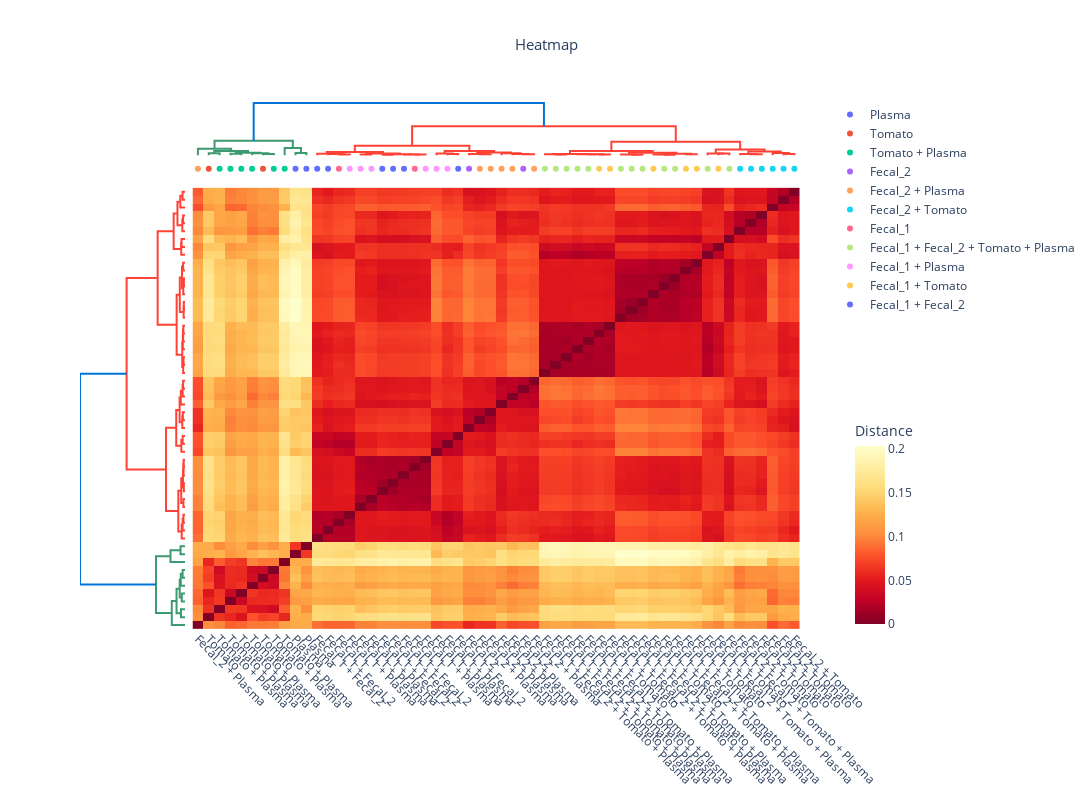

Source (notebook cell):
### Code cell
df_meta_sub = df_meta[df_meta['Triplicate_number'] == 1]

memo.plot_heatmap(
    matrix= memo_qe.memo_matrix,
    df_metadata=df_meta_sub,
    filename_col = 'Filename',
    group_col = 'contains',
    plotly_discrete_cm = px.colors.qualitative.Plotly,
    linkage_method='ward',
    linkage_metric = 'euclidean',
    heatmap_metric = 'braycurtis',
    norm = False,
    scaling= False
)

### Figure 1 — Plotly figure (JSON) as saved in the notebook; plotly's stock layout.template omitted (floating-point values rounded to 4 significant figures; data arrays with more than 128 entries replaced by an {"elided": "..."} marker saying what was removed)
{"data": [{"hoverinfo": "text", "marker": {"color": "rgb(61,153,112)"}, "mode": "lines", "showlegend": false, "type": "scatter", "x": [15, 15, 25, 25], "xaxis": "x", "y": [0, 473.1, 473.1, 0], "yaxis": "y2"}, {"hoverinfo": "text", "marker": {"color": "rgb(61,153,112)"}, "mode": "lines", "showlegend": false, "type": "scatter", "x": [35, 35, 45, 45], "xaxis": "x", "y": [0, 383.6, 383.6, 0], "yaxis": "y2"}, {"hoverinfo": "text", "marker": {"color": "rgb(61,153,112)"}, "mode": "lines", "showlegend": false, "type": "scatter", "x": [65, 65, 75, 75], "xaxis": "x", "y": [0, 280.4, 280.4, 0], "yaxis": "y2"}, {"hoverinfo": "text", "marker": {"color": "rgb(61,153,112)"}, "mode": "lines", "showlegend": false, "type": "scatter", "x": [55, 55, 70, 70], "xaxis": "x", "y": [0, 502.8, 502.8, 280.4], "yaxis": "y2"}, {"hoverinfo": "text", "marker": {"color": "rgb(61,153,112)"}, "mode": "lines", "showlegend": false, "type": "scatter", "x": [40, 40, 62.5, 62.5], "xaxis": "x", "y": [383.6, 626.6, 626.6, 502.8], "yaxis": "y2"}, {"hoverinfo": "text", "marker": {"color": "rgb(61,153,112)"}, "mode": "lines", "showlegend": false, "type": "scatter", "x": [20, 20, 51.25, 51.25], "xaxis": "x", "y": [473.1, 1002.0, 1002.0, 626.6], "yaxis": "y2"}, {"hoverinfo": "text", "marker": {"color": "rgb(61,153,112)"}, "mode": "lines", "showlegend": false, "type": "scatter", "x": [5, 5, 35.62, 35.62], "xaxis": "x", "y": [0, 1563.0, 1563.0, 1002.0], "yaxis": "y2"}, {"hoverinfo": "text", "marker": {"color": "rgb(61,153,112)"}, "mode": "lines", "showlegend": false, "type": "scatter", "x": [95, 95, 105, 105], "xaxis": "x", "y": [0, 531.7, 531.7, 0], "yaxis": "y2"}, {"hoverinfo": "text", "marker": {"color": "rgb(61,153,112)"}, "mode": "lines", "showlegend": false, "type": "scatter", "x": [85, 85, 100, 100], "xaxis": "x", "y": [0, 1713.0, 1713.0, 531.7], "yaxis": "y2"}, {"hoverinfo": "text", "marker": {"color": "rgb(61,153,112)"}, "mode": "lines", "showlegend": false, "type": "scatter", "x": [20.31, 20.31, 92.5, 92.5], "xaxis": "x", "y": [1563.0, 3430.0, 3430.0, 1713.0], "yaxis": "y2"}, {"hoverinfo": "text", "marker": {"color": "rgb(255,65,54)"}, "mode": "lines", "showlegend": false, "type": "scatter", "x": [135, 135, 145, 145], "xaxis": "x", "y": [0, 185.2, 185.2, 0], "yaxis": "y2"}, {"hoverinfo": "text", "marker": {"color": "rgb(255,65,54)"}, "mode": "lines", "showlegend": false, "type": "scatter", "x": [125, 125, 140, 140], "xaxis": "x", "y": [0, 278.6, 278.6, 185.2], "yaxis": "y2"}, {"hoverinfo": "text", "marker": {"color": "rgb(255,65,54)"}, "mode": "lines", "showlegend": false, "type": "scatter", "x": [115, 115, 132.5, 132.5], "xaxis": "x", "y": [0, 390.2, 390.2, 278.6], "yaxis": "y2"}, {"hoverinfo": "text", "marker": {"color": "rgb(255,65,54)"}, "mode": "lines", "showlegend": false, "type": "scatter", "x": [155, 155, 165, 165], "xaxis": "x", "y": [0, 189.9, 189.9, 0], "yaxis": "y2"}, {"hoverinfo": "text", "marker": {"color": "rgb(255,65,54)"}, "mode": "lines", "showlegend": false, "type": "scatter", "x": [175, 175, 185, 185], "xaxis": "x", "y": [0, 140.7, 140.7, 0], "yaxis": "y2"}, {"hoverinfo": "text", "marker": {"color": "rgb(255,65,54)"}, "mode": "lines", "showlegend": false, "type": "scatter", "x": [205, 205, 215, 215], "xaxis": "x", "y": [0, 156.8, 156.8, 0], "yaxis": "y2"}, {"hoverinfo": "text", "marker": {"color": "rgb(255,65,54)"}, "mode": "lines", "showlegend": false, "type": "scatter", "x": [195, 195, 210, 210], "xaxis": "x", "y": [0, 182.2, 182.2, 156.8], "yaxis": "y2"}, {"hoverinfo": "text", "marker": {"color": "rgb(255,65,54)"}, "mode": "lines", "showlegend": false, "type": "scatter", "x": [180, 180, 202.5, 202.5], "xaxis": "x", "y": [140.7, 240.8, 240.8, 182.2], "yaxis": "y2"}, {"hoverinfo": "text", "marker": {"color": "rgb(255,65,54)"}, "mode": "lines", "showlegend": false, "type": "scatter", "x": [160, 160, 191.2, 191.2], "xaxis": "x", "y": [189.9, 445.1, 445.1, 240.8], "yaxis": "y2"}, {"hoverinfo": "text", "marker": {"color": "rgb(255,65,54)"}, "mode": "lines", "showlegend": false, "type": "scatter", "x": [123.8, 123.8, 175.6, 175.6], "xaxis": "x", "y": [390.2, 788.3, 788.3, 445.1], "yaxis": "y2"}, {"hoverinfo": "text", "marker": {"color": "rgb(255,65,54)"}, "mode": "lines", "showlegend": false, "type": "scatter", "x": [235, 235, 245, 245], "xaxis": "x", "y": [0, 276.1, 276.1, 0], "yaxis": "y2"}, {"hoverinfo": "text", "marker": {"color": "rgb(255,65,54)"}, "mode": "lines", "showlegend": false, "type": "scatter", "x": [225, 225, 240, 240], "xaxis": "x", "y": [0, 432.3, 432.3, 276.1], "yaxis": "y2"}, {"hoverinfo": "text", "marker": {"color": "rgb(255,65,54)"}, "mode": "lines", "showlegend": false, "type": "scatter", "x": [265, 265, 275, 275], "xaxis": "x", "y": [0, 255.0, 255.0, 0], "yaxis": "y2"}, {"hoverinfo": "text", "marker": {"color": "rgb(255,65,54)"}, "mode": "lines", "showlegend": false, "type": "scatter", "x": [255, 255, 270, 270], "xaxis": "x", "y": [0, 318.6, 318.6, 255.0], "yaxis": "y2"}, {"hoverinfo": "text", "marker": {"color": "rgb(255,65,54)"}, "mode": "lines", "showlegend": false, "type": "scatter", "x": [305, 305, 315, 315], "xaxis": "x", "y": [0, 220.3, 220.3, 0], "yaxis": "y2"}, {"hoverinfo": "text", "marker": {"color": "rgb(255,65,54)"}, "mode": "lines", "showlegend": false, "type": "scatter", "x": [295, 295, 310, 310], "xaxis": "x", "y": [0, 285.5, 285.5, 220.3], "yaxis": "y2"}, {"hoverinfo": "text", "marker": {"color": "rgb(255,65,54)"}, "mode": "lines", "showlegend": false, "type": "scatter", "x": [285, 285, 302.5, 302.5], "xaxis": "x", "y": [0, 495.3, 495.3, 285.5], "yaxis": "y2"}, {"hoverinfo": "text", "marker": {"color": "rgb(255,65,54)"}, "mode": "lines", "showlegend": false, "type": "scatter", "x": [262.5, 262.5, 293.8, 293.8], "xaxis": "x", "y": [318.6, 637.5, 637.5, 495.3], "yaxis": "y2"}, {"hoverinfo": "text", "marker": {"color": "rgb(255,65,54)"}, "mode": "lines", "showlegend": false, "type": "scatter", "x": [232.5, 232.5, 278.1, 278.1], "xaxis": "x", "y": [432.3, 1037.0, 1037.0, 637.5], "yaxis": "y2"}, {"hoverinfo": "text", "marker": {"color": "rgb(255,65,54)"}, "mode": "lines", "showlegend": false, "type": "scatter", "x": [149.7, 149.7, 255.3, 255.3], "xaxis": "x", "y": [788.3, 2245.0, 2245.0, 1037.0], "yaxis": "y2"}, {"hoverinfo": "text", "marker": {"color": "rgb(255,65,54)"}, "mode": "lines", "showlegend": false, "type": "scatter", "x": [335, 335, 345, 345], "xaxis": "x", "y": [0, 177.1, 177.1, 0], "yaxis": "y2"}, {"hoverinfo": "text", "marker": {"color": "rgb(255,65,54)"}, "mode": "lines", "showlegend": false, "type": "scatter", "x": [325, 325, 340, 340], "xaxis": "x", "y": [0, 218.9, 218.9, 177.1], "yaxis": "y2"}, {"hoverinfo": "text", "marker": {"color": "rgb(255,65,54)"}, "mode": "lines", "showlegend": false, "type": "scatter", "x": [375, 375, 385, 385], "xaxis": "x", "y": [0, 201.8, 201.8, 0], "yaxis": "y2"}, {"hoverinfo": "text", "marker": {"color": "rgb(255,65,54)"}, "mode": "lines", "showlegend": false, "type": "scatter", "x": [365, 365, 380, 380], "xaxis": "x", "y": [0, 223.2, 223.2, 201.8], "yaxis": "y2"}, {"hoverinfo": "text", "marker": {"color": "rgb(255,65,54)"}, "mode": "lines", "showlegend": false, "type": "scatter", "x": [355, 355, 372.5, 372.5], "xaxis": "x", "y": [0, 263.2, 263.2, 223.2], "yaxis": "y2"}, {"hoverinfo": "text", "marker": {"color": "rgb(255,65,54)"}, "mode": "lines", "showlegend": false, "type": "scatter", "x": [332.5, 332.5, 363.8, 363.8], "xaxis": "x", "y": [218.9, 321.4, 321.4, 263.2], "yaxis": "y2"}, {"hoverinfo": "text", "marker": {"color": "rgb(255,65,54)"}, "mode": "lines", "showlegend": false, "type": "scatter", "x": [405, 405, 415, 415], "xaxis": "x", "y": [0, 143.6, 143.6, 0], "yaxis": "y2"}, {"hoverinfo": "text", "marker": {"color": "rgb(255,65,54)"}, "mode": "lines", "showlegend": false, "type": "scatter", "x": [395, 395, 410, 410], "xaxis": "x", "y": [0, 158.9, 158.9, 143.6], "yaxis": "y2"}, {"hoverinfo": "text", "marker": {"color": "rgb(255,65,54)"}, "mode": "lines", "showlegend": false, "type": "scatter", "x": [435, 435, 445, 445], "xaxis": "x", "y": [0, 135.8, 135.8, 0], "yaxis": "y2"}, {"hoverinfo": "text", "marker": {"color": "rgb(255,65,54)"}, "mode": "lines", "showlegend": false, "type": "scatter", "x": [425, 425, 440, 440], "xaxis": "x", "y": [0, 208.4, 208.4, 135.8], "yaxis": "y2"}, {"hoverinfo": "text", "marker": {"color": "rgb(255,65,54)"}, "mode": "lines", "showlegend": false, "type": "scatter", "x": [455, 455, 465, 465], "xaxis": "x", "y": [0, 223.0, 223.0, 0], "yaxis": "y2"}, {"hoverinfo": "text", "marker": {"color": "rgb(255,65,54)"}, "mode": "lines", "showlegend": false, "type": "scatter", "x": [432.5, 432.5, 460, 460], "xaxis": "x", "y": [208.4, 354.8, 354.8, 223.0], "yaxis": "y2"}, {"hoverinfo": "text", "marker": {"color": "rgb(255,65,54)"}, "mode": "lines", "showlegend": false, "type": "scatter", "x": [402.5, 402.5, 446.2, 446.2], "xaxis": "x", "y": [158.9, 616.6, 616.6, 354.8], "yaxis": "y2"}, {"hoverinfo": "text", "marker": {"color": "rgb(255,65,54)"}, "mode": "lines", "showlegend": false, "type": "scatter", "x": [348.1, 348.1, 424.4, 424.4], "xaxis": "x", "y": [321.4, 988.9, 988.9, 616.6], "yaxis": "y2"}, {"hoverinfo": "text", "marker": {"color": "rgb(255,65,54)"}, "mode": "lines", "showlegend": false, "type": "scatter", "x": [485, 485, 495, 495], "xaxis": "x", "y": [0, 415.8, 415.8, 0], "yaxis": "y2"}, {"hoverinfo": "text", "marker": {"color": "rgb(255,65,54)"}, "mode": "lines", "showlegend": false, "type": "scatter", "x": [475, 475, 490, 490], "xaxis": "x", "y": [0, 443.4, 443.4, 415.8], "yaxis": "y2"}, {"hoverinfo": "text", "marker": {"color": "rgb(255,65,54)"}, "mode": "lines", "showlegend": false, "type": "scatter", "x": [515, 515, 525, 525], "xaxis": "x", "y": [0, 227.1, 227.1, 0], "yaxis": "y2"}, {"hoverinfo": "text", "marker": {"color": "rgb(255,65,54)"}, "mode": "lines", "showlegend": false, "type": "scatter", "x": [505, 505, 520, 520], "xaxis": "x", "y": [0, 318.0, 318.0, 227.1], "yaxis": "y2"}, {"hoverinfo": "text", "marker": {"color": "rgb(255,65,54)"}, "mode": "lines", "showlegend": false, "type": "scatter", "x": [545, 545, 555, 555], "xaxis": "x", "y": [0, 282.6, 282.6, 0], "yaxis": "y2"}, {"hoverinfo": "text", "marker": {"color": "rgb(255,65,54)"}, "mode": "lines", "showlegend": false, "type": "scatter", "x": [535, 535, 550, 550], "xaxis": "x", "y": [0, 555.7, 555.7, 282.6], "yaxis": "y2"}, {"hoverinfo": "text", "marker": {"color": "rgb(255,65,54)"}, "mode": "lines", "showlegend": false, "type": "scatter", "x": [512.5, 512.5, 542.5, 542.5], "xaxis": "x", "y": [318.0, 891.8, 891.8, 555.7], "yaxis": "y2"}, {"hoverinfo": "text", "marker": {"color": "rgb(255,65,54)"}, "mode": "lines", "showlegend": false, "type": "scatter", "x": [482.5, 482.5, 527.5, 527.5], "xaxis": "x", "y": [443.4, 1343.0, 1343.0, 891.8], "yaxis": "y2"}, {"hoverinfo": "text", "marker": {"color": "rgb(255,65,54)"}, "mode": "lines", "showlegend": false, "type": "scatter", "x": [386.2, 386.2, 505, 505], "xaxis": "x", "y": [988.9, 3233.0, 3233.0, 1343.0], "yaxis": "y2"}, {"hoverinfo": "text", "marker": {"color": "rgb(255,65,54)"}, "mode": "lines", "showlegend": false, "type": "scatter", "x": [202.5, 202.5, 445.6, 445.6], "xaxis": "x", "y": [2245.0, 6904.0, 6904.0, 3233.0], "yaxis": "y2"}, {"hoverinfo": "text", "marker": {"color": "rgb(0,116,217)"}, "mode": "lines", "showlegend": false, "type": "scatter", "x": [56.41, 56.41, 324.1, 324.1], "xaxis": "x", "y": [3430.0, 12420.0, 12420.0, 6904.0], "yaxis": "y2"}, {"hoverinfo": "text", "marker": {"color": "rgb(61,153,112)"}, "mode": "lines", "showlegend": false, "type": "scatter", "x": [0, -473.1, -473.1, 0], "xaxis": "x2", "y": [15, 15, 25, 25], "yaxis": "y"}, {"hoverinfo": "text", "marker": {"color": "rgb(61,153,112)"}, "mode": "lines", "showlegend": false, "type": "scatter", "x": [0, -383.6, -383.6, 0], "xaxis": "x2", "y": [35, 35, 45, 45], "yaxis": "y"}, {"hoverinfo": "text", "marker": {"color": "rgb(61,153,112)"}, "mode": "lines", "showlegend": false, "type": "scatter", "x": [0, -280.4, -280.4, 0], "xaxis": "x2", "y": [65, 65, 75, 75], "yaxis": "y"}, {"hoverinfo": "text", "marker": {"color": "rgb(61,153,112)"}, "mode": "lines", "showlegend": false, "type": "scatter", "x": [0, -502.8, -502.8, -280.4], "xaxis": "x2", "y": [55, 55, 70, 70], "yaxis": "y"}, {"hoverinfo": "text", "marker": {"color": "rgb(61,153,112)"}, "mode": "lines", "showlegend": false, "type": "scatter", "x": [-383.6, -626.6, -626.6, -502.8], "xaxis": "x2", "y": [40, 40, 62.5, 62.5], "yaxis": "y"}, {"hoverinfo": "text", "marker": {"color": "rgb(61,153,112)"}, "mode": "lines", "showlegend": false, "type": "scatter", "x": [-473.1, -1002.0, -1002.0, -626.6], "xaxis": "x2", "y": [20, 20, 51.25, 51.25], "yaxis": "y"}, {"hoverinfo": "text", "marker": {"color": "rgb(61,153,112)"}, "mode": "lines", "showlegend": false, "type": "scatter", "x": [0, -1563.0, -1563.0, -1002.0], "xaxis": "x2", "y": [5, 5, 35.62, 35.62], "yaxis": "y"}, {"hoverinfo": "text", "marker": {"color": "rgb(61,153,112)"}, "mode": "lines", "showlegend": false, "type": "scatter", "x": [0, -531.7, -531.7, 0], "xaxis": "x2", "y": [95, 95, 105, 105], "yaxis": "y"}, {"hoverinfo": "text", "marker": {"color": "rgb(61,153,112)"}, "mode": "lines", "showlegend": false, "type": "scatter", "x": [0, -1713.0, -1713.0, -531.7], "xaxis": "x2", "y": [85, 85, 100, 100], "yaxis": "y"}, {"hoverinfo": "text", "marker": {"color": "rgb(61,153,112)"}, "mode": "lines", "showlegend": false, "type": "scatter", "x": [-1563.0, -3430.0, -3430.0, -1713.0], "xaxis": "x2", "y": [20.31, 20.31, 92.5, 92.5], "yaxis": "y"}, {"hoverinfo": "text", "marker": {"color": "rgb(255,65,54)"}, "mode": "lines", "showlegend": false, "type": "scatter", "x": [0, -185.2, -185.2, 0], "xaxis": "x2", "y": [135, 135, 145, 145], "yaxis": "y"}, {"hoverinfo": "text", "marker": {"color": "rgb(255,65,54)"}, "mode": "lines", "showlegend": false, "type": "scatter", "x": [0, -278.6, -278.6, -185.2], "xaxis": "x2", "y": [125, 125, 140, 140], "yaxis": "y"}, {"hoverinfo": "text", "marker": {"color": "rgb(255,65,54)"}, "mode": "lines", "showlegend": false, "type": "scatter", "x": [0, -390.2, -390.2, -278.6], "xaxis": "x2", "y": [115, 115, 132.5, 132.5], "yaxis": "y"}, {"hoverinfo": "text", "marker": {"color": "rgb(255,65,54)"}, "mode": "lines", "showlegend": false, "type": "scatter", "x": [0, -189.9, -189.9, 0], "xaxis": "x2", "y": [155, 155, 165, 165], "yaxis": "y"}, {"hoverinfo": "text", "marker": {"color": "rgb(255,65,54)"}, "mode": "lines", "showlegend": false, "type": "scatter", "x": [0, -140.7, -140.7, 0], "xaxis": "x2", "y": [175, 175, 185, 185], "yaxis": "y"}, {"hoverinfo": "text", "marker": {"color": "rgb(255,65,54)"}, "mode": "lines", "showlegend": false, "type": "scatter", "x": [0, -156.8, -156.8, 0], "xaxis": "x2", "y": [205, 205, 215, 215], "yaxis": "y"}, {"hoverinfo": "text", "marker": {"color": "rgb(255,65,54)"}, "mode": "lines", "showlegend": false, "type": "scatter", "x": [0, -182.2, -182.2, -156.8], "xaxis": "x2", "y": [195, 195, 210, 210], "yaxis": "y"}, {"hoverinfo": "text", "marker": {"color": "rgb(255,65,54)"}, "mode": "lines", "showlegend": false, "type": "scatter", "x": [-140.7, -240.8, -240.8, -182.2], "xaxis": "x2", "y": [180, 180, 202.5, 202.5], "yaxis": "y"}, {"hoverinfo": "text", "marker": {"color": "rgb(255,65,54)"}, "mode": "lines", "showlegend": false, "type": "scatter", "x": [-189.9, -445.1, -445.1, -240.8], "xaxis": "x2", "y": [160, 160, 191.2, 191.2], "yaxis": "y"}, {"hoverinfo": "text", "marker": {"color": "rgb(255,65,54)"}, "mode": "lines", "showlegend": false, "type": "scatter", "x": [-390.2, -788.3, -788.3, -445.1], "xaxis": "x2", "y": [123.8, 123.8, 175.6, 175.6], "yaxis": "y"}, {"hoverinfo": "text", "marker": {"color": "rgb(255,65,54)"}, "mode": "lines", "showlegend": false, "type": "scatter", "x": [0, -276.1, -276.1, 0], "xaxis": "x2", "y": [235, 235, 245, 245], "yaxis": "y"}, {"hoverinfo": "text", "marker": {"color": "rgb(255,65,54)"}, "mode": "lines", "showlegend": false, "type": "scatter", "x": [0, -432.3, -432.3, -276.1], "xaxis": "x2", "y": [225, 225, 240, 240], "yaxis": "y"}, {"hoverinfo": "text", "marker": {"color": "rgb(255,65,54)"}, "mode": "lines", "showlegend": false, "type": "scatter", "x": [0, -255.0, -255.0, 0], "xaxis": "x2", "y": [265, 265, 275, 275], "yaxis": "y"}, {"hoverinfo": "text", "marker": {"color": "rgb(255,65,54)"}, "mode": "lines", "showlegend": false, "type": "scatter", "x": [0, -318.6, -318.6, -255.0], "xaxis": "x2", "y": [255, 255, 270, 270], "yaxis": "y"}, {"hoverinfo": "text", "marker": {"color": "rgb(255,65,54)"}, "mode": "lines", "showlegend": false, "type": "scatter", "x": [0, -220.3, -220.3, 0], "xaxis": "x2", "y": [305, 305, 315, 315], "yaxis": "y"}, {"hoverinfo": "text", "marker": {"color": "rgb(255,65,54)"}, "mode": "lines", "showlegend": false, "type": "scatter", "x": [0, -285.5, -285.5, -220.3], "xaxis": "x2", "y": [295, 295, 310, 310], "yaxis": "y"}, {"hoverinfo": "text", "marker": {"color": "rgb(255,65,54)"}, "mode": "lines", "showlegend": false, "type": "scatter", "x": [0, -495.3, -495.3, -285.5], "xaxis": "x2", "y": [285, 285, 302.5, 302.5], "yaxis": "y"}, {"hoverinfo": "text", "marker": {"color": "rgb(255,65,54)"}, "mode": "lines", "showlegend": false, "type": "scatter", "x": [-318.6, -637.5, -637.5, -495.3], "xaxis": "x2", "y": [262.5, 262.5, 293.8, 293.8], "yaxis": "y"}, {"hoverinfo": "text", "marker": {"color": "rgb(255,65,54)"}, "mode": "lines", "showlegend": false, "type": "scatter", "x": [-432.3, -1037.0, -1037.0, -637.5], "xaxis": "x2", "y": [232.5, 232.5, 278.1, 278.1], "yaxis": "y"}, {"hoverinfo": "text", "marker": {"color": "rgb(255,65,54)"}, "mode": "lines", "showlegend": false, "type": "scatter", "x": [-788.3, -2245.0, -2245.0, -1037.0], "xaxis": "x2", "y": [149.7, 149.7, 255.3, 255.3], "yaxis": "y"}, {"hoverinfo": "text", "marker": {"color": "rgb(255,65,54)"}, "mode": "lines", "showlegend": false, "type": "scatter", "x": [0, -177.1, -177.1, 0], "xaxis": "x2", "y": [335, 335, 345, 345], "yaxis": "y"}, {"hoverinfo": "text", "marker": {"color": "rgb(255,65,54)"}, "mode": "lines", "showlegend": false, "type": "scatter", "x": [0, -218.9, -218.9, -177.1], "xaxis": "x2", "y": [325, 325, 340, 340], "yaxis": "y"}, {"hoverinfo": "text", "marker": {"color": "rgb(255,65,54)"}, "mode": "lines", "showlegend": false, "type": "scatter", "x": [0, -201.8, -201.8, 0], "xaxis": "x2", "y": [375, 375, 385, 385], "yaxis": "y"}, {"hoverinfo": "text", "marker": {"color": "rgb(255,65,54)"}, "mode": "lines", "showlegend": false, "type": "scatter", "x": [0, -223.2, -223.2, -201.8], "xaxis": "x2", "y": [365, 365, 380, 380], "yaxis": "y"}, {"hoverinfo": "text", "marker": {"color": "rgb(255,65,54)"}, "mode": "lines", "showlegend": false, "type": "scatter", "x": [0, -263.2, -263.2, -223.2], "xaxis": "x2", "y": [355, 355, 372.5, 372.5], "yaxis": "y"}, {"hoverinfo": "text", "marker": {"color": "rgb(255,65,54)"}, "mode": "lines", "showlegend": false, "type": "scatter", "x": [-218.9, -321.4, -321.4, -263.2], "xaxis": "x2", "y": [332.5, 332.5, 363.8, 363.8], "yaxis": "y"}, {"hoverinfo": "text", "marker": {"color": "rgb(255,65,54)"}, "mode": "lines", "showlegend": false, "type": "scatter", "x": [0, -143.6, -143.6, 0], "xaxis": "x2", "y": [405, 405, 415, 415], "yaxis": "y"}, {"hoverinfo": "text", "marker": {"color": "rgb(255,65,54)"}, "mode": "lines", "showlegend": false, "type": "scatter", "x": [0, -158.9, -158.9, -143.6], "xaxis": "x2", "y": [395, 395, 410, 410], "yaxis": "y"}, {"hoverinfo": "text", "marker": {"color": "rgb(255,65,54)"}, "mode": "lines", "showlegend": false, "type": "scatter", "x": [0, -135.8, -135.8, 0], "xaxis": "x2", "y": [435, 435, 445, 445], "yaxis": "y"}, {"hoverinfo": "text", "marker": {"color": "rgb(255,65,54)"}, "mode": "lines", "showlegend": false, "type": "scatter", "x": [0, -208.4, -208.4, -135.8], "xaxis": "x2", "y": [425, 425, 440, 440], "yaxis": "y"}, {"hoverinfo": "text", "marker": {"color": "rgb(255,65,54)"}, "mode": "lines", "showlegend": false, "type": "scatter", "x": [0, -223.0, -223.0, 0], "xaxis": "x2", "y": [455, 455, 465, 465], "yaxis": "y"}, {"hoverinfo": "text", "marker": {"color": "rgb(255,65,54)"}, "mode": "lines", "showlegend": false, "type": "scatter", "x": [-208.4, -354.8, -354.8, -223.0], "xaxis": "x2", "y": [432.5, 432.5, 460, 460], "yaxis": "y"}, {"hoverinfo": "text", "marker": {"color": "rgb(255,65,54)"}, "mode": "lines", "showlegend": false, "type": "scatter", "x": [-158.9, -616.6, -616.6, -354.8], "xaxis": "x2", "y": [402.5, 402.5, 446.2, 446.2], "yaxis": "y"}, {"hoverinfo": "text", "marker": {"color": "rgb(255,65,54)"}, "mode": "lines", "showlegend": false, "type": "scatter", "x": [-321.4, -988.9, -988.9, -616.6], "xaxis": "x2", "y": [348.1, 348.1, 424.4, 424.4], "yaxis": "y"}, {"hoverinfo": "text", "marker": {"color": "rgb(255,65,54)"}, "mode": "lines", "showlegend": false, "type": "scatter", "x": [0, -415.8, -415.8, 0], "xaxis": "x2", "y": [485, 485, 495, 495], "yaxis": "y"}, {"hoverinfo": "text", "marker": {"color": "rgb(255,65,54)"}, "mode": "lines", "showlegend": false, "type": "scatter", "x": [0, -443.4, -443.4, -415.8], "xaxis": "x2", "y": [475, 475, 490, 490], "yaxis": "y"}, {"hoverinfo": "text", "marker": {"color": "rgb(255,65,54)"}, "mode": "lines", "showlegend": false, "type": "scatter", "x": [0, -227.1, -227.1, 0], "xaxis": "x2", "y": [515, 515, 525, 525], "yaxis": "y"}, {"hoverinfo": "text", "marker": {"color": "rgb(255,65,54)"}, "mode": "lines", "showlegend": false, "type": "scatter", "x": [0, -318.0, -318.0, -227.1], "xaxis": "x2", "y": [505, 505, 520, 520], "yaxis": "y"}, {"hoverinfo": "text", "marker": {"color": "rgb(255,65,54)"}, "mode": "lines", "showlegend": false, "type": "scatter", "x": [0, -282.6, -282.6, 0], "xaxis": "x2", "y": [545, 545, 555, 555], "yaxis": "y"}, {"hoverinfo": "text", "marker": {"color": "rgb(255,65,54)"}, "mode": "lines", "showlegend": false, "type": "scatter", "x": [0, -555.7, -555.7, -282.6], "xaxis": "x2", "y": [535, 535, 550, 550], "yaxis": "y"}, {"hoverinfo": "text", "marker": {"color": "rgb(255,65,54)"}, "mode": "lines", "showlegend": false, "type": "scatter", "x": [-318.0, -891.8, -891.8, -555.7], "xaxis": "x2", "y": [512.5, 512.5, 542.5, 542.5], "yaxis": "y"}, {"hoverinfo": "text", "marker": {"color": "rgb(255,65,54)"}, "mode": "lines", "showlegend": false, "type": "scatter", "x": [-443.4, -1343.0, -1343.0, -891.8], "xaxis": "x2", "y": [482.5, 482.5, 527.5, 527.5], "yaxis": "y"}, {"hoverinfo": "text", "marker": {"color": "rgb(255,65,54)"}, "mode": "lines", "showlegend": false, "type": "scatter", "x": [-988.9, -3233.0, -3233.0, -1343.0], "xaxis": "x2", "y": [386.2, 386.2, 505, 505], "yaxis": "y"}, {"hoverinfo": "text", "marker": {"color": "rgb(255,65,54)"}, "mode": "lines", "showlegend": false, "type": "scatter", "x": [-2245.0, -6904.0, -6904.0, -3233.0], "xaxis": "x2", "y": [202.5, 202.5, 445.6, 445.6], "yaxis": "y"}, {"hoverinfo": "text", "marker": {"color": "rgb(0,116,217)"}, "mode": "lines", "showlegend": false, "type": "scatter", "x": [-3430.0, -12420.0, -12420.0, -6904.0], "xaxis": "x2", "y": [56.41, 56.41, 324.1, 324.1], "yaxis": "y"}, {"colorbar": {"len": 0.4, "title": {"text": "Distance"}, "y": 0.2, "ypad": 5}, "colorscale": [[0, "rgb(255,255,204)"], [0.125, "rgb(255,237,160)"], [0.25, "rgb(254,217,118)"], [0.375, "rgb(254,178,76)"], [0.5, "rgb(253,141,60)"], [0.625, "rgb(252,78,42)"], [0.75, "rgb(227,26,28)"], [0.875, "rgb(189,0,38)"], [1, "rgb(128,0,38)"]], "reversescale": true, "showlegend": false, "type": "heatmap", "x": [5, 15, 25, 35, 45, 55, 65, 75, 85, 95, 105, 115, 125, 135, 145, 155, 165, 175, 185, 195, 205, 215, 225, 235, 245, 255, 265, 275, 285, 295, 305, 315, 325, 335, 345, 355, 365, 375, 385, 395, 405, 415, 425, 435, 445, 455, 465, 475, 485, 495, 505, 515, 525, 535, 545, 555], "y": [5, 15, 25, 35, 45, 55, 65, 75, 85, 95, 105, 115, 125, 135, 145, 155, 165, 175, 185, 195, 205, 215, 225, 235, 245, 255, 265, 275, 285, 295, 305, 315, 325, 335, 345, 355, 365, 375, 385, 395, 405, 415, 425, 435, 445, 455, 465, 475, 485, 495, 505, 515, 525, 535, 545, 555], "z": {"elided": "56x56 float values"}}, {"marker": {"color": "#636EFA"}, "mode": "markers", "name": "Plasma", "type": "scatter", "x": [95, 105], "xaxis": "x", "y": [1, 1], "yaxis": "y3"}, {"marker": {"color": "#EF553B"}, "mode": "markers", "name": "Tomato", "type": "scatter", "x": [15, 65], "xaxis": "x", "y": [1, 1], "yaxis": "y3"}, {"marker": {"color": "#00CC96"}, "mode": "markers", "name": "Tomato + Plasma", "type": "scatter", "x": [25, 35, 45, 55, 75, 85], "xaxis": "x", "y": [1, 1, 1, 1, 1, 1], "yaxis": "y3"}, {"marker": {"color": "#AB63FA"}, "mode": "markers", "name": "Fecal_2", "type": "scatter", "x": [255, 305], "xaxis": "x", "y": [1, 1], "yaxis": "y3"}, {"marker": {"color": "#FFA15A"}, "mode": "markers", "name": "Fecal_2 + Plasma", "type": "scatter", "x": [5, 265, 275, 285, 295, 315], "xaxis": "x", "y": [1, 1, 1, 1, 1, 1], "yaxis": "y3"}, {"marker": {"color": "#19D3F3"}, "mode": "markers", "name": "Fecal_2 + Tomato", "type": "scatter", "x": [505, 515, 525, 535, 545, 555], "xaxis": "x", "y": [1, 1, 1, 1, 1, 1], "yaxis": "y3"}, {"marker": {"color": "#FF6692"}, "mode": "markers", "name": "Fecal_1", "type": "scatter", "x": [135, 205], "xaxis": "x", "y": [1, 1], "yaxis": "y3"}, {"marker": {"color": "#B6E880"}, "mode": "markers", "name": "Fecal_1 + Fecal_2 + Tomato + Plasma", "type": "scatter", "x": [325, 335, 345, 355, 365, 395, 405, 415, 435, 445, 475, 495], "xaxis": "x", "y": [1, 1, 1, 1, 1, 1, 1, 1, 1, 1, 1, 1], "yaxis": "y3"}, {"marker": {"color": "#FF97FF"}, "mode": "markers", "name": "Fecal_1 + Plasma", "type": "scatter", "x": [145, 155, 165, 215, 225, 235], "xaxis": "x", "y": [1, 1, 1, 1, 1, 1], "yaxis": "y3"}, {"marker": {"color": "#FECB52"}, "mode": "markers", "name": "Fecal_1 + Tomato", "type": "scatter", "x": [375, 385, 425, 455, 465, 485], "xaxis": "x", "y": [1, 1, 1, 1, 1, 1], "yaxis": "y3"}, {"marker": {"color": "#636EFA"}, "mode": "markers", "name": "Fecal_1 + Fecal_2", "type": "scatter", "x": [115, 125, 175, 185, 195, 245], "xaxis": "x", "y": [1, 1, 1, 1, 1, 1], "yaxis": "y3"}], "layout": {"autosize": false, "height": 800, "hovermode": "closest", "legend": {"orientation": "v", "x": 1, "y": 1}, "paper_bgcolor": "rgb(255,255,255)", "plot_bgcolor": "rgba(0,0,0,0)", "showlegend": true, "title": {"font": {"size": 15}, "text": "Heatmap", "x": 0.5}, "width": 1200, "xaxis": {"domain": [0.15, 1], "mirror": false, "rangemode": "tozero", "showgrid": false, "showline": false, "showticklabels": true, "tickangle": 45, "tickmode": "array", "ticks": "", "ticktext": ["Fecal_2 + Plasma", "Tomato", "Tomato + Plasma", "Tomato + Plasma", "Tomato + Plasma", "Tomato + Plasma", "Tomato", "Tomato + Plasma", "Tomato + Plasma", "Plasma", "Plasma", "Fecal_1 + Fecal_2", "Fecal_1 + Fecal_2", "Fecal_1", "Fecal_1 + Plasma", "Fecal_1 + Plasma", "Fecal_1 + Plasma", "Fecal_1 + Fecal_2", "Fecal_1 + Fecal_2", "Fecal_1 + Fecal_2", "Fecal_1", "Fecal_1 + Plasma", "Fecal_1 + Plasma", "Fecal_1 + Plasma", "Fecal_1 + Fecal_2", "Fecal_2", "Fecal_2 + Plasma", "Fecal_2 + Plasma", "Fecal_2 + Plasma", "Fecal_2 + Plasma", "Fecal_2", "Fecal_2 + Plasma", "Fecal_1 + Fecal_2 + Tomato + Plasma", "Fecal_1 + Fecal_2 + Tomato + Plasma", "Fecal_1 + Fecal_2 + Tomato + Plasma", "Fecal_1 + Fecal_2 + Tomato + Plasma", "Fecal_1 + Fecal_2 + Tomato + Plasma", "Fecal_1 + Tomato", "Fecal_1 + Tomato", "Fecal_1 + Fecal_2 + Tomato + Plasma", "Fecal_1 + Fecal_2 + Tomato + Plasma", "Fecal_1 + Fecal_2 + Tomato + Plasma", "Fecal_1 + Tomato", "Fecal_1 + Fecal_2 + Tomato + Plasma", "Fecal_1 + Fecal_2 + Tomato + Plasma", "Fecal_1 + Tomato", "Fecal_1 + Tomato", "Fecal_1 + Fecal_2 + Tomato + Plasma", "Fecal_1 + Tomato", "Fecal_1 + Fecal_2 + Tomato + Plasma", "Fecal_2 + Tomato", "Fecal_2 + Tomato", "Fecal_2 + Tomato", "Fecal_2 + Tomato", "Fecal_2 + Tomato", "Fecal_2 + Tomato"], "tickvals": [5, 15, 25, 35, 45, 55, 65, 75, 85, 95, 105, 115, 125, 135, 145, 155, 165, 175, 185, 195, 205, 215, 225, 235, 245, 255, 265, 275, 285, 295, 305, 315, 325, 335, 345, 355, 365, 375, 385, 395, 405, 415, 425, 435, 445, 455, 465, 475, 485, 495, 505, 515, 525, 535, 545, 555], "type": "linear", "zeroline": false}, "xaxis2": {"domain": [0, 0.14], "mirror": false, "showgrid": false, "showline": false, "showticklabels": false, "tickangle": 45, "ticks": "", "zeroline": false}, "yaxis": {"domain": [0, 0.87], "mirror": false, "rangemode": "tozero", "showgrid": false, "showline": false, "showticklabels": false, "ticks": "", "type": "linear", "zeroline": false}, "yaxis2": {"domain": [0.89, 1], "mirror": false, "showgrid": false, "showline": false, "showticklabels": false, "ticks": "", "zeroline": false}, "yaxis3": {"domain": [0.84, 0.9], "mirror": false, "showgrid": false, "showline": false, "showticklabels": false, "ticks": "", "zeroline": false}}}
